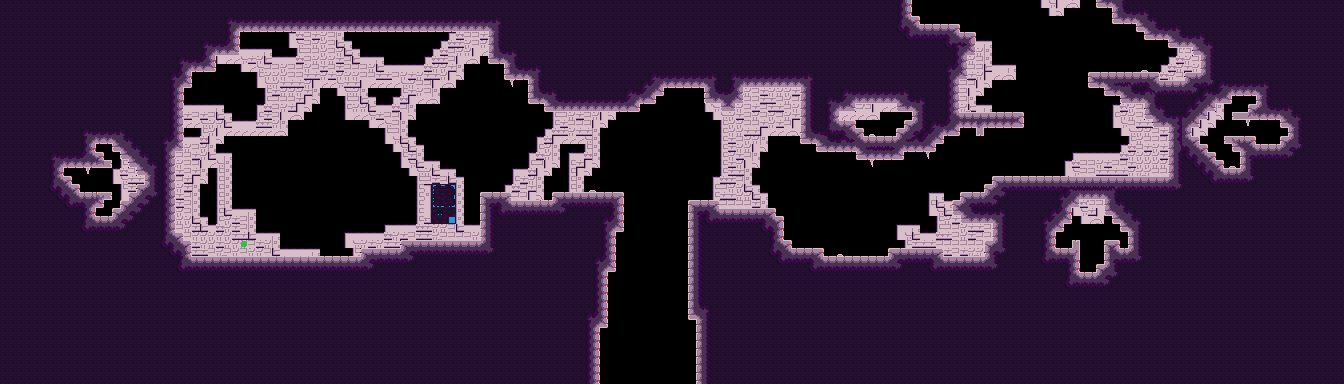

This game map was drawn from its Tiled (.tmx) file and the tilesets committed beside it. A one-line description and the trimmed map source follow:
An orthogonal 168x48 tile map with 8x8 px tiles, 6 tile layers (bg_draft, draft, bg, entity, ...), 5 tilesets.

<map version="1.9" tiledversion="1.9.2" orientation="orthogonal" renderorder="right-down" width="168" height="48" tilewidth="8" tileheight="8" infinite="0" nextlayerid="25" nextobjectid="1">
 <editorsettings>
  <export target="../../assets/world/room/intro1.json" format="json" />
 </editorsettings>
 <tileset firstgid="1" source="../rules/tools/tools.tsx" />
 <tileset firstgid="325" source="../tilesets/stone.tsx" />
 <tileset firstgid="403" source="../tilesets/stone_bg_decal.tsx" />
 <tileset firstgid="481" source="../tilesets/stone_fg_decal.tsx" />
 <tileset firstgid="559" source="../tilesets/stone_bg_decal_1.tsx" />
 <layer id="22" name="bg_draft" width="168" height="48">
  <data>[8064 cells, 1161 non-empty, 1 distinct tile ids]</data>
 </layer>
 <layer id="5" name="draft" width="168" height="48">
  <data>[8064 cells, 5394 non-empty, 1 distinct tile ids]</data>
 </layer>
 <layer id="23" name="bg" width="168" height="48">
  <data>[8064 cells, 1161 non-empty, 35 distinct tile ids]</data>
 </layer>
 <layer id="3" name="entity" width="168" height="48">
  <data>[8064 cells, 15 non-empty, 2 distinct tile ids]</data>
 </layer>
 <layer id="20" name="fg" width="168" height="48">
  <data>[8064 cells, 84 non-empty, 16 distinct tile ids]</data>
 </layer>
 <layer id="24" name="map" width="168" height="48">
  <data>[8064 cells, 5394 non-empty, 48 distinct tile ids]</data>
 </layer>
</map>